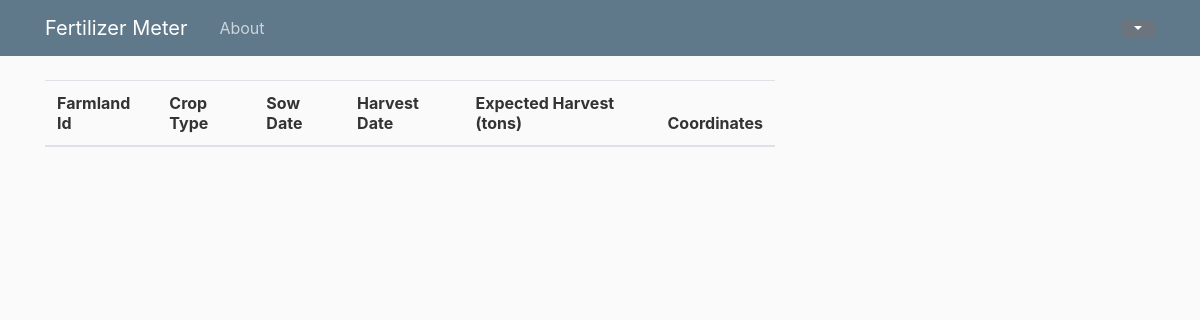
Page /land on the earlier database version.
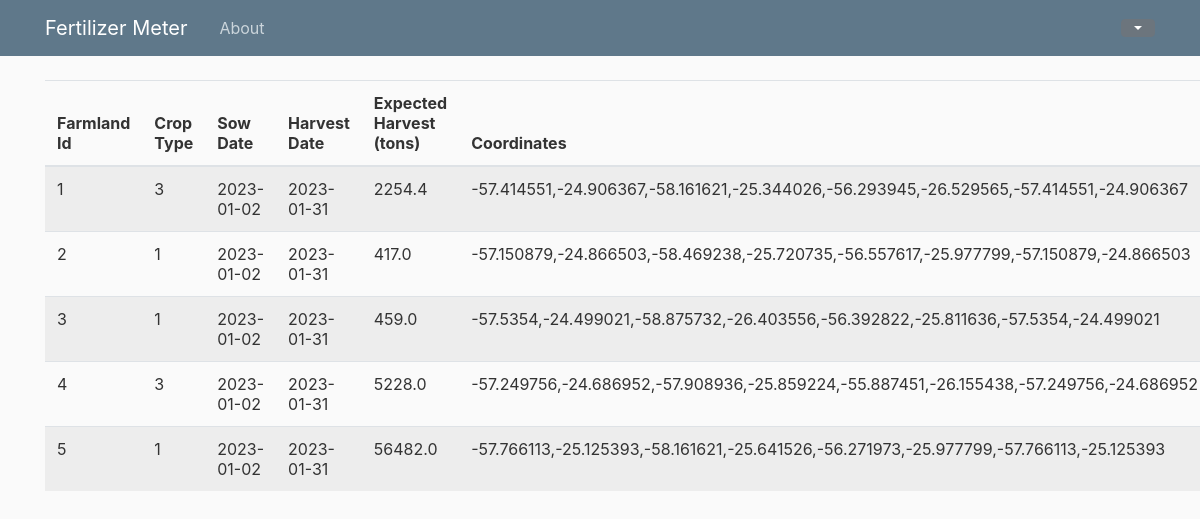
Same page on the later database version.
### WebApp/models.py (models this page shows, shortened)
class Farmland(db.Model):
    __tablename__ = 'farmlands'
    id = db.Column(db.Integer, primary_key=True)
    croptype_id = db.Column(db.Integer, db.ForeignKey('crops.id'))
    sow_date = db.Column(db.Date)
    harvest_date = db.Column(db.Date)
    product_expected =  db.Column(db.Float)
    coordinates = db.Column(db.String(200), unique=True, nullable=False)

### WebApp/routes.py (the view)
@app.route("/land")
def land_selection():
    lands = Farmland.query
    return render_template('land_selection.html', title='Land', lands=lands)

### WebApp/templates/land_selection.html (shortened to what this page needs)
{% extends "layout.html" %}
{% block content %}
  <table id="data" class="table table-striped">
    <thead>
      <tr>
        <th>Farmland Id</th>
        <th>Crop Type</th>
        <th>Sow Date</th>
        <th>Harvest Date</th>
        <th>Expected Harvest (tons)</th>
        <th>Coordinates</th>
      </tr>
    </thead>
    <tbody>
      {% for land in lands %}
        <tr>
          <td>{{ land.id }}</td>
          <td>{{ land.croptype_id }}</td>
          <td>{{ land.sow_date }}</td>
          <td>{{ land.harvest_date }}</td>
          <td>{{ land.product_expected }}</td>
          <td>{{ land.coordinates }}</td>
        </tr>
      {% endfor %}
    </tbody>
  </table>
{% endblock %}

### WebApp/templates/layout.html (shortened to what this page needs)
<html>
<head>
    <link rel="stylesheet" href="https://maxcdn.bootstrapcdn.com/bootstrap/4.0.0/css/bootstrap.min.css">
    <link rel="stylesheet" type="text/css" href="{{ url_for('static', filename='main.css') }}">
    <link rel="stylesheet" type="text/css" href="https://cdn.datatables.net/1.10.25/css/dataTables.bootstrap5.css">
    <link rel="stylesheet" href="https://unpkg.com/leaflet@1.9.3/dist/leaflet.css"/>
    <link rel="stylesheet" href="https://unpkg.com/@geoman-io/leaflet-geoman-free@latest/dist/leaflet-geoman.css" />
    <link rel="stylesheet" href="https://cdnjs.cloudflare.com/ajax/libs/Leaflet.awesome-markers/2.0.2/leaflet.awesome-markers.css"/>
    <link rel="stylesheet" href="https://cdn.jsdelivr.net/gh/python-visualization/folium/folium/templates/leaflet.awesome.rotate.min.css"/>
    <link rel="stylesheet" href="https://maxcdn.bootstrapcdn.com/font-awesome/4.6.3/css/font-awesome.min.css"/>
    <link rel="stylesheet" href="https://cdnjs.cloudflare.com/ajax/libs/leaflet.draw/1.0.2/leaflet.draw.css"/>
    <link rel="stylesheet" href="https://unpkg.com/leaflet-control-geocoder/dist/Control.Geocoder.css"/>
</head>
<body>
    <header class="site-header">
      <nav class="navbar navbar-expand-md navbar-dark bg-steel fixed-top">
        <div class="container">
          <a class="navbar-brand mr-4" href="/">Fertilizer Meter</a>
          <div class="collapse navbar-collapse" id="navbarToggle">
            <div class="navbar-nav mr-auto">
              {% if current_user.is_authenticated %}
                  <a class="nav-item nav-link" href="{{ url_for('home') }}">Home</a>
                  <a class="nav-item nav-link" href="{{ url_for('about') }}">About</a>
                  <a class="nav-item nav-link" href="{{ url_for('land_selection') }}">Farmland</a>
                  <a class="nav-item nav-link" href="{{ url_for('maps') }}">Index</a>
                  <a class="nav-item nav-link" href="{{ url_for('insert_farmland_data') }}">Crop Field</a>
                  <a class="nav-item nav-link" href="#">Fertilization</a>
              {% else %}
                  <a class="nav-item nav-link" href="{{ url_for('about') }}">About</a>
              {% endif %}
            </div>
            <div class="dropdown">
                <button class="btn btn-secondary dropdown-toggle" type="button" id="dropdownMenuButton" data-toggle="dropdown" aria-haspopup="true" aria-expanded="false"></button>
            </div>
          </div>
        </div>
      </nav>
    </header>
    <main role="main" class="container">
      <div class="row">
        <div class="col-md-8">
          {% block content %}{% endblock %}
        </div>
      </div>
    </main>
</body>
</html>

### WebApp/static/main.css (style rules this page uses)
body { background: #fafafa; color: #333333; margin-top: 5rem; }
.bg-steel { background-color: #5f788a; }
.site-header .navbar-nav .nav-link { color: #cbd5db; }

Differences in the rows shown:
added Farmland: id "1", croptype_id "3", sow_date "2023-01-02", harvest_date "2023-01-31", product_expected "2254.4", coordinates "-57.414551,-24.906367,-58.161621,-25.344026,-56.293945,-26.529565,-57.414551,-24.906367"
added Farmland: id "2", croptype_id "1", sow_date "2023-01-02", harvest_date "2023-01-31", product_expected "417.0", coordinates "-57.150879,-24.866503,-58.469238,-25.720735,-56.557617,-25.977799,-57.150879,-24.866503"
added Farmland: id "3", croptype_id "1", sow_date "2023-01-02", harvest_date "2023-01-31", product_expected "459.0", coordinates "-57.5354,-24.499021,-58.875732,-26.403556,-56.392822,-25.811636,-57.5354,-24.499021"
added Farmland: id "4", croptype_id "3", sow_date "2023-01-02", harvest_date "2023-01-31", product_expected "5228.0", coordinates "-57.249756,-24.686952,-57.908936,-25.859224,-55.887451,-26.155438,-57.249756,-24.686952"
added Farmland: id "5", croptype_id "1", sow_date "2023-01-02", harvest_date "2023-01-31", product_expected "56482.0", coordinates "-57.766113,-25.125393,-58.161621,-25.641526,-56.271973,-25.977799,-57.766113,-25.125393"
